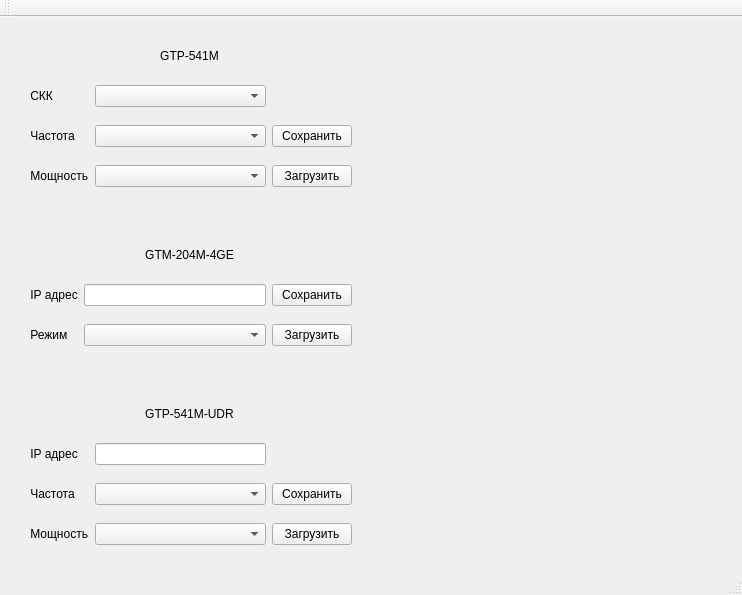
<?xml version="1.0" encoding="UTF-8"?>
<ui version="4.0">
 <class>MainWindow</class>
 <widget class="QMainWindow" name="MainWindow">
  <property name="geometry">
   <rect>
    <x>0</x>
    <y>0</y>
    <width>742</width>
    <height>595</height>
   </rect>
  </property>
  <property name="sizePolicy">
   <sizepolicy hsizetype="Preferred" vsizetype="Preferred">
    <horstretch>0</horstretch>
    <verstretch>0</verstretch>
   </sizepolicy>
  </property>
  <property name="windowTitle">
   <string>MainWindow</string>
  </property>
  <widget class="QWidget" name="centralWidget">
   <property name="sizePolicy">
    <sizepolicy hsizetype="Preferred" vsizetype="Preferred">
     <horstretch>0</horstretch>
     <verstretch>0</verstretch>
    </sizepolicy>
   </property>
   <layout class="QGridLayout" name="gridLayout">
    <item row="0" column="0">
     <layout class="QGridLayout" name="gridLayout_7">
      <item row="0" column="0">
       <widget class="QWidget" name="widget_1" native="true">
        <property name="styleSheet">
         <string notr="true">/*background-color:rgb(255, 174, 24)</string>
        </property>
        <layout class="QGridLayout" name="gridLayout_4">
         <item row="0" column="0">
          <layout class="QGridLayout" name="gridLayout_1">
           <item row="1" column="0" rowspan="4">
            <spacer name="verticalSpacer_1_5">
             <property name="orientation">
              <enum>Qt::Vertical</enum>
             </property>
             <property name="sizeType">
              <enum>QSizePolicy::Minimum</enum>
             </property>
             <property name="sizeHint" stdset="0">
              <size>
               <width>5</width>
               <height>40</height>
              </size>
             </property>
            </spacer>
           </item>
           <item row="4" column="3">
            <widget class="QComboBox" name="comboBox_1_3">
             <property name="autoFillBackground">
              <bool>false</bool>
             </property>
             <item>
              <property name="text">
               <string/>
              </property>
             </item>
             <item>
              <property name="text">
               <string>Min</string>
              </property>
             </item>
             <item>
              <property name="text">
               <string>Medium</string>
              </property>
             </item>
             <item>
              <property name="text">
               <string>Max</string>
              </property>
             </item>
            </widget>
           </item>
           <item row="3" column="6">
            <spacer name="verticalSpacer_1_3">
             <property name="orientation">
              <enum>Qt::Vertical</enum>
             </property>
             <property name="sizeType">
              <enum>QSizePolicy::Fixed</enum>
             </property>
             <property name="sizeHint" stdset="0">
              <size>
               <width>5</width>
               <height>34</height>
              </size>
             </property>
            </spacer>
           </item>
           <item row="2" column="6">
            <spacer name="verticalSpacer_1_2">
             <property name="orientation">
              <enum>Qt::Vertical</enum>
             </property>
             <property name="sizeType">
              <enum>QSizePolicy::Fixed</enum>
             </property>
             <property name="sizeHint" stdset="0">
              <size>
               <width>5</width>
               <height>34</height>
              </size>
             </property>
            </spacer>
           </item>
           <item row="4" column="6">
            <spacer name="verticalSpacer_1_4">
             <property name="orientation">
              <enum>Qt::Vertical</enum>
             </property>
             <property name="sizeType">
              <enum>QSizePolicy::Fixed</enum>
             </property>
             <property name="sizeHint" stdset="0">
              <size>
               <width>5</width>
               <height>34</height>
              </size>
             </property>
            </spacer>
           </item>
           <item row="3" column="3">
            <widget class="QComboBox" name="comboBox_1_2">
             <property name="enabled">
              <bool>true</bool>
             </property>
             <property name="sizePolicy">
              <sizepolicy hsizetype="Expanding" vsizetype="Fixed">
               <horstretch>200</horstretch>
               <verstretch>0</verstretch>
              </sizepolicy>
             </property>
             <item>
              <property name="text">
               <string/>
              </property>
             </item>
             <item>
              <property name="text">
               <string>Канал 1</string>
              </property>
             </item>
             <item>
              <property name="text">
               <string>Канал 2</string>
              </property>
             </item>
             <item>
              <property name="text">
               <string>Канал 3</string>
              </property>
             </item>
            </widget>
           </item>
           <item row="1" column="6">
            <spacer name="verticalSpacer_1_1">
             <property name="orientation">
              <enum>Qt::Vertical</enum>
             </property>
             <property name="sizeType">
              <enum>QSizePolicy::Fixed</enum>
             </property>
             <property name="sizeHint" stdset="0">
              <size>
               <width>5</width>
               <height>34</height>
              </size>
             </property>
            </spacer>
           </item>
           <item row="2" column="3">
            <widget class="QComboBox" name="comboBox_1_1">
             <property name="sizePolicy">
              <sizepolicy hsizetype="Expanding" vsizetype="Fixed">
               <horstretch>0</horstretch>
               <verstretch>0</verstretch>
              </sizepolicy>
             </property>
             <item>
              <property name="text">
               <string/>
              </property>
             </item>
             <item>
              <property name="text">
               <string>Быстро</string>
              </property>
             </item>
             <item>
              <property name="text">
               <string>Сбалансированно </string>
              </property>
             </item>
             <item>
              <property name="text">
               <string>Надёжно</string>
              </property>
             </item>
            </widget>
           </item>
           <item row="3" column="4">
            <widget class="QPushButton" name="pushButton_1_save">
             <property name="text">
              <string>Сохранить</string>
             </property>
            </widget>
           </item>
           <item row="1" column="1" colspan="4">
            <widget class="QLabel" name="label_1_1">
             <property name="sizePolicy">
              <sizepolicy hsizetype="Preferred" vsizetype="Preferred">
               <horstretch>0</horstretch>
               <verstretch>0</verstretch>
              </sizepolicy>
             </property>
             <property name="text">
              <string>GTP-541M</string>
             </property>
             <property name="alignment">
              <set>Qt::AlignCenter</set>
             </property>
            </widget>
           </item>
           <item row="3" column="1" colspan="2">
            <widget class="QLabel" name="label_1_3">
             <property name="text">
              <string> Частота</string>
             </property>
            </widget>
           </item>
           <item row="4" column="1" colspan="2">
            <widget class="QLabel" name="label_1_4">
             <property name="text">
              <string> Мощность</string>
             </property>
            </widget>
           </item>
           <item row="2" column="1" colspan="2">
            <widget class="QLabel" name="label_1_2">
             <property name="text">
              <string> СКК</string>
             </property>
            </widget>
           </item>
           <item row="4" column="4">
            <widget class="QPushButton" name="pushButton_1_load">
             <property name="text">
              <string>Загрузить</string>
             </property>
            </widget>
           </item>
           <item row="0" column="1">
            <spacer name="verticalSpacer_4">
             <property name="orientation">
              <enum>Qt::Vertical</enum>
             </property>
             <property name="sizeHint" stdset="0">
              <size>
               <width>20</width>
               <height>40</height>
              </size>
             </property>
            </spacer>
           </item>
          </layout>
         </item>
        </layout>
       </widget>
      </item>
      <item row="0" column="1">
       <layout class="QVBoxLayout" name="verticalLayout_3">
        <item>
         <widget class="QWidget" name="Graphic_1" native="true">
          <property name="sizePolicy">
           <sizepolicy hsizetype="Expanding" vsizetype="Minimum">
            <horstretch>255</horstretch>
            <verstretch>50</verstretch>
           </sizepolicy>
          </property>
          <property name="layoutDirection">
           <enum>Qt::LeftToRight</enum>
          </property>
         </widget>
        </item>
       </layout>
      </item>
      <item row="1" column="0" colspan="2">
       <spacer name="verticalSpacer_1">
        <property name="orientation">
         <enum>Qt::Vertical</enum>
        </property>
        <property name="sizeType">
         <enum>QSizePolicy::Expanding</enum>
        </property>
        <property name="sizeHint" stdset="0">
         <size>
          <width>17</width>
          <height>255</height>
         </size>
        </property>
       </spacer>
      </item>
      <item row="2" column="0">
       <widget class="QWidget" name="widget_2" native="true">
        <property name="sizePolicy">
         <sizepolicy hsizetype="Preferred" vsizetype="Preferred">
          <horstretch>0</horstretch>
          <verstretch>0</verstretch>
         </sizepolicy>
        </property>
        <property name="styleSheet">
         <string notr="true">/*background-color:rgb(255, 174, 24)</string>
        </property>
        <layout class="QGridLayout" name="gridLayout_3">
         <item row="0" column="0">
          <layout class="QGridLayout" name="gridLayout_2">
           <item row="2" column="2">
            <widget class="QLineEdit" name="lineEdit_2">
             <property name="sizePolicy">
              <sizepolicy hsizetype="Expanding" vsizetype="Fixed">
               <horstretch>200</horstretch>
               <verstretch>0</verstretch>
              </sizepolicy>
             </property>
             <property name="text">
              <string/>
             </property>
            </widget>
           </item>
           <item row="3" column="3">
            <widget class="QPushButton" name="pushButton_2_load">
             <property name="text">
              <string>Загрузить</string>
             </property>
            </widget>
           </item>
           <item row="1" column="1" colspan="3">
            <widget class="QLabel" name="label_2">
             <property name="sizePolicy">
              <sizepolicy hsizetype="Preferred" vsizetype="Preferred">
               <horstretch>0</horstretch>
               <verstretch>0</verstretch>
              </sizepolicy>
             </property>
             <property name="text">
              <string>GTM-204M-4GE</string>
             </property>
             <property name="alignment">
              <set>Qt::AlignCenter</set>
             </property>
            </widget>
           </item>
           <item row="2" column="5">
            <spacer name="verticalSpacer_2_2">
             <property name="orientation">
              <enum>Qt::Vertical</enum>
             </property>
             <property name="sizeType">
              <enum>QSizePolicy::Fixed</enum>
             </property>
             <property name="sizeHint" stdset="0">
              <size>
               <width>5</width>
               <height>34</height>
              </size>
             </property>
            </spacer>
           </item>
           <item row="1" column="5">
            <spacer name="verticalSpacer_2_1">
             <property name="orientation">
              <enum>Qt::Vertical</enum>
             </property>
             <property name="sizeType">
              <enum>QSizePolicy::Fixed</enum>
             </property>
             <property name="sizeHint" stdset="0">
              <size>
               <width>5</width>
               <height>34</height>
              </size>
             </property>
            </spacer>
           </item>
           <item row="3" column="5">
            <spacer name="verticalSpacer_2_3">
             <property name="orientation">
              <enum>Qt::Vertical</enum>
             </property>
             <property name="sizeType">
              <enum>QSizePolicy::Fixed</enum>
             </property>
             <property name="sizeHint" stdset="0">
              <size>
               <width>5</width>
               <height>34</height>
              </size>
             </property>
            </spacer>
           </item>
           <item row="3" column="2">
            <widget class="QComboBox" name="comboBox_2">
             <item>
              <property name="text">
               <string/>
              </property>
             </item>
             <item>
              <property name="text">
               <string>   fast</string>
              </property>
             </item>
             <item>
              <property name="text">
               <string>   balance</string>
              </property>
             </item>
             <item>
              <property name="text">
               <string>   reliable</string>
              </property>
             </item>
            </widget>
           </item>
           <item row="2" column="1">
            <widget class="QLabel" name="label_2_2">
             <property name="text">
              <string> IP адрес</string>
             </property>
            </widget>
           </item>
           <item row="1" column="0" rowspan="3">
            <spacer name="verticalSpacer_2_4">
             <property name="orientation">
              <enum>Qt::Vertical</enum>
             </property>
             <property name="sizeType">
              <enum>QSizePolicy::Minimum</enum>
             </property>
             <property name="sizeHint" stdset="0">
              <size>
               <width>5</width>
               <height>40</height>
              </size>
             </property>
            </spacer>
           </item>
           <item row="2" column="3">
            <widget class="QPushButton" name="pushButton_2_save">
             <property name="text">
              <string>Сохранить</string>
             </property>
            </widget>
           </item>
           <item row="3" column="1">
            <widget class="QLabel" name="label_2_3">
             <property name="text">
              <string> Режим</string>
             </property>
            </widget>
           </item>
           <item row="0" column="1">
            <spacer name="verticalSpacer_3">
             <property name="orientation">
              <enum>Qt::Vertical</enum>
             </property>
             <property name="sizeHint" stdset="0">
              <size>
               <width>20</width>
               <height>40</height>
              </size>
             </property>
            </spacer>
           </item>
          </layout>
         </item>
        </layout>
       </widget>
      </item>
      <item row="2" column="1">
       <layout class="QVBoxLayout" name="verticalLayout_4">
        <item>
         <widget class="QWidget" name="Graphic_2" native="true">
          <property name="sizePolicy">
           <sizepolicy hsizetype="Expanding" vsizetype="Minimum">
            <horstretch>255</horstretch>
            <verstretch>50</verstretch>
           </sizepolicy>
          </property>
         </widget>
        </item>
       </layout>
      </item>
      <item row="3" column="0" colspan="2">
       <spacer name="verticalSpacer_2">
        <property name="orientation">
         <enum>Qt::Vertical</enum>
        </property>
        <property name="sizeType">
         <enum>QSizePolicy::Expanding</enum>
        </property>
        <property name="sizeHint" stdset="0">
         <size>
          <width>17</width>
          <height>255</height>
         </size>
        </property>
       </spacer>
      </item>
      <item row="4" column="0">
       <widget class="QWidget" name="widget_3" native="true">
        <property name="styleSheet">
         <string notr="true"/>
        </property>
        <layout class="QGridLayout" name="gridLayout_6">
         <item row="0" column="0">
          <layout class="QGridLayout" name="gridLayout_5">
           <item row="1" column="0" rowspan="5">
            <spacer name="verticalSpacer_3_5">
             <property name="orientation">
              <enum>Qt::Vertical</enum>
             </property>
             <property name="sizeType">
              <enum>QSizePolicy::Minimum</enum>
             </property>
             <property name="sizeHint" stdset="0">
              <size>
               <width>5</width>
               <height>40</height>
              </size>
             </property>
            </spacer>
           </item>
           <item row="4" column="6">
            <spacer name="verticalSpacer_3_3">
             <property name="orientation">
              <enum>Qt::Vertical</enum>
             </property>
             <property name="sizeType">
              <enum>QSizePolicy::Fixed</enum>
             </property>
             <property name="sizeHint" stdset="0">
              <size>
               <width>5</width>
               <height>34</height>
              </size>
             </property>
            </spacer>
           </item>
           <item row="5" column="4">
            <widget class="QPushButton" name="pushButton_3">
             <property name="text">
              <string>Загрузить</string>
             </property>
            </widget>
           </item>
           <item row="4" column="3">
            <widget class="QComboBox" name="comboBox_3_1">
             <property name="sizePolicy">
              <sizepolicy hsizetype="Expanding" vsizetype="Fixed">
               <horstretch>200</horstretch>
               <verstretch>0</verstretch>
              </sizepolicy>
             </property>
             <item>
              <property name="text">
               <string/>
              </property>
             </item>
             <item>
              <property name="text">
               <string>Канал 1</string>
              </property>
             </item>
             <item>
              <property name="text">
               <string>Канал 2</string>
              </property>
             </item>
             <item>
              <property name="text">
               <string>Канал 3</string>
              </property>
             </item>
            </widget>
           </item>
           <item row="3" column="3">
            <widget class="QLineEdit" name="lineEdit_3">
             <property name="text">
              <string/>
             </property>
            </widget>
           </item>
           <item row="5" column="6">
            <spacer name="verticalSpacer_3_4">
             <property name="orientation">
              <enum>Qt::Vertical</enum>
             </property>
             <property name="sizeType">
              <enum>QSizePolicy::Fixed</enum>
             </property>
             <property name="sizeHint" stdset="0">
              <size>
               <width>5</width>
               <height>34</height>
              </size>
             </property>
            </spacer>
           </item>
           <item row="4" column="4">
            <widget class="QPushButton" name="pushButton_3_save">
             <property name="text">
              <string>Сохранить</string>
             </property>
            </widget>
           </item>
           <item row="5" column="3">
            <widget class="QComboBox" name="comboBox_3_2">
             <item>
              <property name="text">
               <string/>
              </property>
             </item>
             <item>
              <property name="text">
               <string>Min</string>
              </property>
             </item>
             <item>
              <property name="text">
               <string>Medium</string>
              </property>
             </item>
             <item>
              <property name="text">
               <string>Max</string>
              </property>
             </item>
            </widget>
           </item>
           <item row="3" column="6">
            <spacer name="verticalSpacer_3_2">
             <property name="orientation">
              <enum>Qt::Vertical</enum>
             </property>
             <property name="sizeType">
              <enum>QSizePolicy::Fixed</enum>
             </property>
             <property name="sizeHint" stdset="0">
              <size>
               <width>5</width>
               <height>34</height>
              </size>
             </property>
            </spacer>
           </item>
           <item row="5" column="1" colspan="2">
            <widget class="QLabel" name="label_3_4">
             <property name="text">
              <string> Мощность</string>
             </property>
            </widget>
           </item>
           <item row="3" column="1" colspan="2">
            <widget class="QLabel" name="label_3_2">
             <property name="text">
              <string> IP адрес</string>
             </property>
            </widget>
           </item>
           <item row="1" column="1" rowspan="2" colspan="4">
            <widget class="QLabel" name="label_3_1">
             <property name="text">
              <string>GTP-541M-UDR</string>
             </property>
             <property name="alignment">
              <set>Qt::AlignCenter</set>
             </property>
            </widget>
           </item>
           <item row="4" column="1" colspan="2">
            <widget class="QLabel" name="label_3_3">
             <property name="text">
              <string> Частота</string>
             </property>
            </widget>
           </item>
           <item row="1" column="6" rowspan="2">
            <spacer name="verticalSpacer_3_1">
             <property name="orientation">
              <enum>Qt::Vertical</enum>
             </property>
             <property name="sizeType">
              <enum>QSizePolicy::Fixed</enum>
             </property>
             <property name="sizeHint" stdset="0">
              <size>
               <width>5</width>
               <height>34</height>
              </size>
             </property>
            </spacer>
           </item>
           <item row="0" column="1">
            <spacer name="verticalSpacer">
             <property name="orientation">
              <enum>Qt::Vertical</enum>
             </property>
             <property name="sizeHint" stdset="0">
              <size>
               <width>20</width>
               <height>40</height>
              </size>
             </property>
            </spacer>
           </item>
          </layout>
         </item>
        </layout>
       </widget>
      </item>
      <item row="4" column="1">
       <layout class="QVBoxLayout" name="verticalLayout_5">
        <item>
         <widget class="QWidget" name="Graphic_3" native="true">
          <property name="sizePolicy">
           <sizepolicy hsizetype="Expanding" vsizetype="Minimum">
            <horstretch>255</horstretch>
            <verstretch>50</verstretch>
           </sizepolicy>
          </property>
         </widget>
        </item>
       </layout>
      </item>
     </layout>
    </item>
   </layout>
  </widget>
  <widget class="QMenuBar" name="menuBar">
   <property name="geometry">
    <rect>
     <x>0</x>
     <y>0</y>
     <width>742</width>
     <height>30</height>
    </rect>
   </property>
  </widget>
  <widget class="QToolBar" name="mainToolBar">
   <attribute name="toolBarArea">
    <enum>TopToolBarArea</enum>
   </attribute>
   <attribute name="toolBarBreak">
    <bool>false</bool>
   </attribute>
  </widget>
  <widget class="QStatusBar" name="statusBar"/>
 </widget>
 <layoutdefault spacing="6" margin="11"/>
 <resources/>
 <connections/>
</ui>
